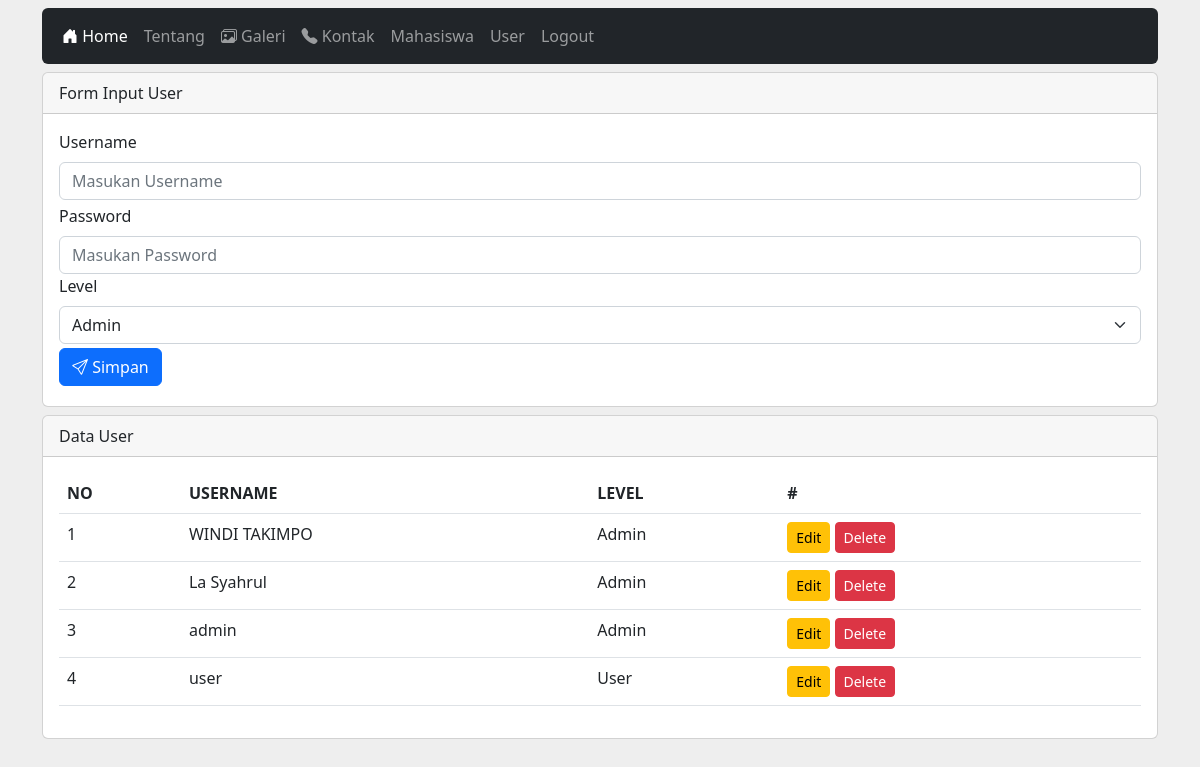
Page /public/index.php?page=user (signed in) on the committed database.
### tables this page shows
CREATE TABLE `user` (
  `id` int(11) NOT NULL,
  `username` varchar(255) NOT NULL,
  `password` varchar(255) NOT NULL,
  `level` varchar(255) NOT NULL
);

### public/content/user.php (the view, shortened to what this page needs)
<div class="row mt-2">
    <div class="col-12 mx-auto">
        <div class="card">
            <div class="card-header">
                Form Input User
            </div>
            <div class="card-body">
                <form action="index.php?page=user_save" method="POST">
                    <div class="mb-1">
                        <label class="form-label" for="">Username</label>
                        <input type="text" name="username" class="form-control" placeholder="Masukan Username">
                    </div>
                    <div class="mb-">
                        <label class="form-label" for="">Password</label>
                        <input type="text" name="password" class="form-control" placeholder="Masukan Password">
                    </div>
                    <div class="mb-1">
                        <label class="form-label" for="">Level</label>
                        <select name="level" class="form-select" id="">
                            <option>Admin</option>
                        </select>
                    </div>
                    <div class="mb-1">
                        <button type="submit" class="btn btn-primary"><i class="bi bi-send"></i> Simpan</button>
                    </div>
                </form>
            </div>
        </div>
        <div class="card mt-2">
            <div class="card-header">
                Data User
            </div>
            <div class="card-body">
                <table class="table">
                    <thead>
                        <tr>
                            <th>NO</th>
                            <th>USERNAME</th>
                            <th>LEVEL</th>
                            <th>#</th>
                        </tr>
                    </thead>
                    <tbody>
                        <?php
                        $no = 1;
                        $sql = $con->query("SELECT * FROM user");
                        while ($row = $sql->fetch()) {
                            echo "<tr>
                                    <td>$no</td>
                                    <td>$row[username]</td>
                                    <td>$row[level]</td>
                                    <td>
                                        <a href='' class='btn btn-sm btn-warning'>Edit</a>
                                        <a href='' class='btn btn-sm btn-danger' onclick=\"return confirm('Hapus Data?')\">Delete</a>
                                    </td>
                            </tr>";
                            $no++;
                        }
                        ?>
                    </tbody>
                </table>
            </div>
        </div>
    </div>
</div>

### public/index.php (style rules this page uses)
body { background-color: #eee; }

### rows in the picture
user: username "WINDI TAKIMPO", level "Admin"
user: username "La Syahrul", level "Admin"
user: username "admin", level "Admin"
user: username "user", level "User"
